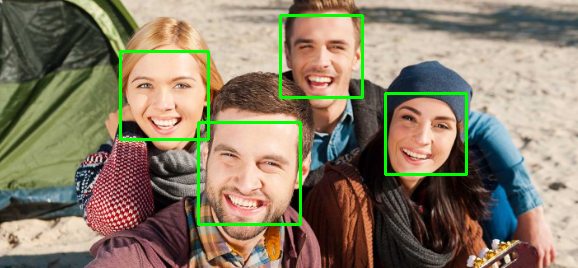
#> input picture Template_Matching/Images_Used/haar_cascade.png, 578 x 268 px, found by its file name
$ jupyter execute --allow-errors Template_Matching.ipynb
#> lines starting #> are read from the running program, lines starting #| are printed output that depends on the picture; after the words box and inside, x2 and y2 are one past the last pixel; in counts of white or black regions, pixels touching at a corner belong together
# Template Matching
Find a logo/sticker in multiple product photos using TM_CCOEFF_NORMED

[cell 1]
import cv2
import argparse
import matplotlib.pyplot as plt

[cell 2]
image = cv2.imread("/content/coca-cola.png")
#> (the rest of this cell did not finish here and is left out)

[cell 3]
template = cv2.imread("/content/template.png")
#> (the rest of this cell did not finish here and is left out)

#> (a cell that did not finish here is left out)

#> (a cell that did not finish here is left out)

#> (a cell that did not finish here is left out)

#> (a cell that did not finish here is left out)

# Shape Matching

Classify simple shapes (circle,square,triangle) using Hu moments

[cell 8]
def get_hu_moments(image_path):
    img = cv2.imread(image_path)  # Read the image from the given file path
    gray = cv2.cvtColor(img, cv2.COLOR_BGR2GRAY)  # Convert the image to grayscale to simplify processing
    _, thresh = cv2.threshold(gray, 170, 255, 0)  # Apply thresholding to create a binary image separating object from background
    contours, _ = cv2.findContours(thresh, cv2.RETR_EXTERNAL, cv2.CHAIN_APPROX_SIMPLE)  # Detect contours of objects in the binary image

    cnt = max(contours, key=cv2.contourArea)  # Select the largest contour assuming it is the main object
    moments = cv2.moments(cnt)  # Calculate spatial moments of the contour
    hu = cv2.HuMoments(moments)  # Compute the 7 Hu invariant moments from the contour moments
    return hu, cnt  # Return the Hu moments and the contour

[cell 9]
templates = {
    "Triangle": "/content/traingle.png",  # File path for the triangle template image
    "Square": "/content/square.png",      # File path for the square template image
    "Circle": "/content/circle.png"       # File path for the circle template image
}

template_contours = {}  # Dictionary to store contours extracted from template images

#> (the rest of this cell did not finish here and is left out)

[cell 10]
input_path = '/content/shape_descriptor2.png'  # Path to the input image containing shapes to classify

img = cv2.imread(input_path)  # Read the input image
#> (the rest of this cell did not finish here and is left out)

# Face detection: Run Haar cascade on webcam + group photos → count faces, draw boxes.

[cell 11]
import cv2
import numpy as np
from google.colab.patches import cv2_imshow
from google.colab import files

[cell 12]
face_cascade = cv2.CascadeClassifier(
    cv2.data.haarcascades + 'haarcascade_frontalface_default.xml'  # Load the pre-trained Haar Cascade model for frontal face detection
)

[cell 13]
uploaded = files.upload()
#> the answer given: haar_cascade.png

[cell 14]
for filename in uploaded.keys():

    # Read image
    img = cv2.imread(filename)
#> img is the input picture: shape (268, 578, 3); mean B, G, R 104, 125.7, 138

    # Convert to grayscale (Haar works on gray images)
    gray = cv2.cvtColor(img, cv2.COLOR_BGR2GRAY)
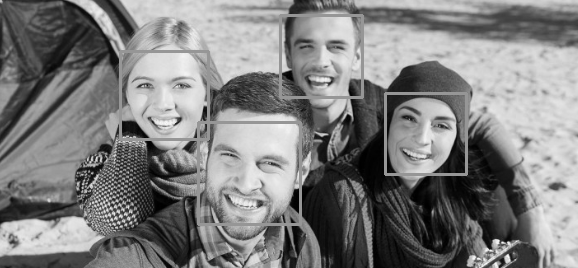
#> gray: shape (268, 578); min 0, max 250, mean 126.9

    # Detect faces
    faces = face_cascade.detectMultiScale(
        gray,
        scaleFactor=1.3,
        minNeighbors=5
    )
#> faces = [[281, 15, 81, 81], [122, 52, 85, 85], [386, 94, 79, 79], [199, 123, 102, 102]]

    print("Number of faces detected:", len(faces))
#| Number of faces detected: 4

    # Draw bounding boxes
    for (x, y, w, h) in faces:
        cv2.rectangle(
            img,
            (x, y),
            (x+w, y+h),
            (0, 255, 0),
            2
        )
#> this loop made 4 passes
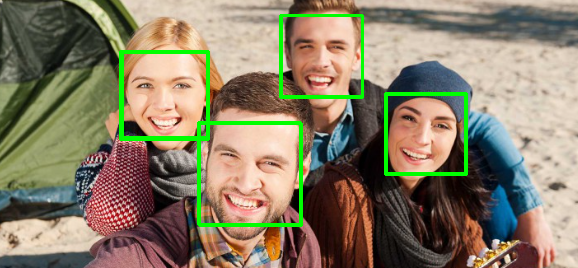
#> img: shape (268, 578, 3); 0.87% of pixels changed, all inside (x1, y1, x2, y2) = (122, 17, 465, 227)

    # Show result
    cv2_imshow(img)
